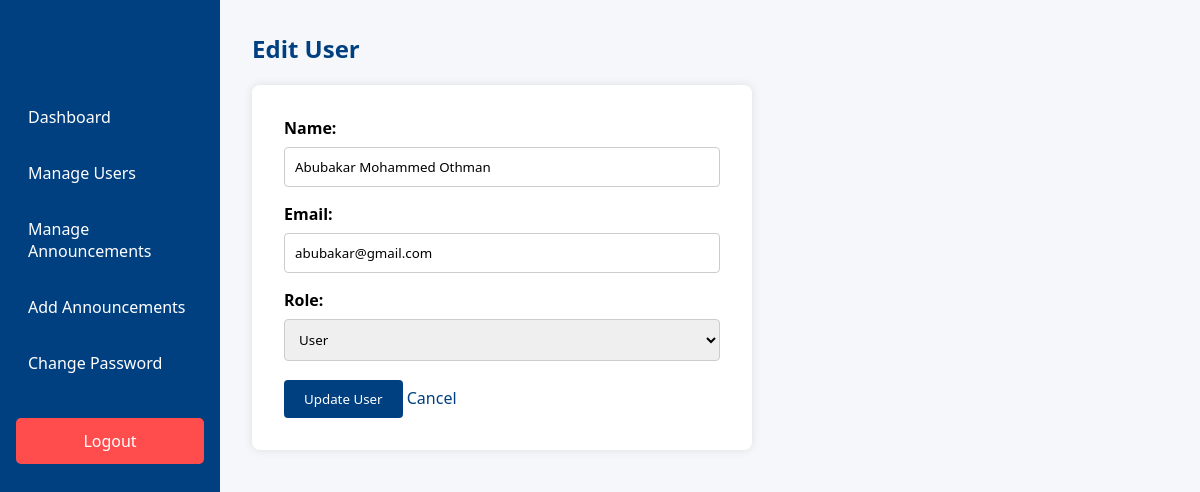
/admin/edit_users.php?id=2 (signed in), run on the app's committed database.
### tables this page shows
CREATE TABLE `users` (
  `id` int(11) NOT NULL,
  `name` varchar(100) NOT NULL,
  `email` varchar(100) NOT NULL,
  `emp` varchar(50) NOT NULL,
  `phone` varchar(20) NOT NULL,
  `gender` varchar(10) DEFAULT NULL,
  `department_id` int(11) NOT NULL,
  `department` varchar(100) DEFAULT NULL,
  `password` varchar(255) NOT NULL,
  `role` enum('admin','user') DEFAULT 'user',
  `create_at` timestamp NOT NULL DEFAULT current_timestamp() ON UPDATE current_timestamp(),
  `status` enum('active','blocked') NOT NULL DEFAULT 'active'
);

### admin/edit_users.php (the view, shortened to what this page needs)
<?php
include '../connection.php';
$user_id = intval($_GET['id']);
$user_id_esc = mysqli_real_escape_string($conn, $user_id);
$query = "SELECT name, email, role FROM users WHERE id = $user_id_esc";
$result = mysqli_query($conn, $query);
$user = mysqli_fetch_assoc($result);
$name = $user['name'];
$email = $user['email'];
$role = $user['role'];
?>
<!DOCTYPE html>
<html lang="en">
<head>
</head>
<body>
  <div class="sidebar">
    <h2>Admin Panel</h2>
    <nav>
      <a href="dashboard.php">Dashboard</a>
      <a href="admin_users.php">Manage Users</a>
      <a href="announcement.php">Manage Announcements</a>
      <a href="add_announcement.php">Add Announcements</a>
      <a href="change_password.php">Change Password</a>
      <a href="../logout.php" class="logout">Logout</a>
    </nav>
  </div>
<div class="main">
  <h2>Edit User</h2>
  <form method="POST">
    <label for="name">Name:</label>
    <input type="text" id="name" name="name" value="<?= htmlspecialchars($name) ?>" required />
    <label for="email">Email:</label>
    <input type="email" id="email" name="email" value="<?= htmlspecialchars($email) ?>" required />
    <label for="role">Role:</label>
    <select id="role" name="role" required>
      <option value="user" <?= $role === 'user' ? 'selected' : '' ?>>User</option>
    </select>
    <button type="submit">Update User</button>
    <a href="admin_users.php" class="back">Cancel</a>
  </form>
</div>
</body>
</html>

### admin/edit_users.php (style rules this page uses)
* { margin: 0; padding: 0; box-sizing: border-box; font-family: 'Segoe UI', sans-serif; }
body { display: flex; min-height: 100vh; background-color: #f5f7fb; }
.sidebar { width: 220px; background: #004080; color: white; padding: 2rem 1rem; position: fixed; height: 100vh; }
.sidebar h2 { text-align: center; margin-bottom: 2rem; font-size: 22px; }
.sidebar nav a { display: block; color: white; text-decoration: none; padding: 12px; margin-bottom: 10px; border-radius: 5px; transition: background 0.3s; }
.logout { display: block; margin-top: 2rem; padding: 10px; background: #ff4d4d; color: white; text-align: center; text-decoration: none; border-radius: 5px; }
.main { margin-left: 220px; padding: 2rem; width: calc(100% - 220px); }
h2 { color: #004080; margin-bottom: 20px; }
form { max-width: 500px; background: white; padding: 2rem; border-radius: 8px; box-shadow: 0 0 10px rgba(0,0,0,0.1); }
label { display: block; margin-bottom: 8px; font-weight: bold; }
input, select { width: 100%; padding: 10px; margin-bottom: 16px; border: 1px solid #ccc; border-radius: 4px; }
button { padding: 10px 20px; background: #004080; color: white; border: none; border-radius: 4px; cursor: pointer; }
a.back { display: inline-block; margin-top: 10px; color: #004080; text-decoration: none; }

### data on the page
users: name "Abubakar Mohammed Othman", email "abubakar@gmail.com", role "User"
